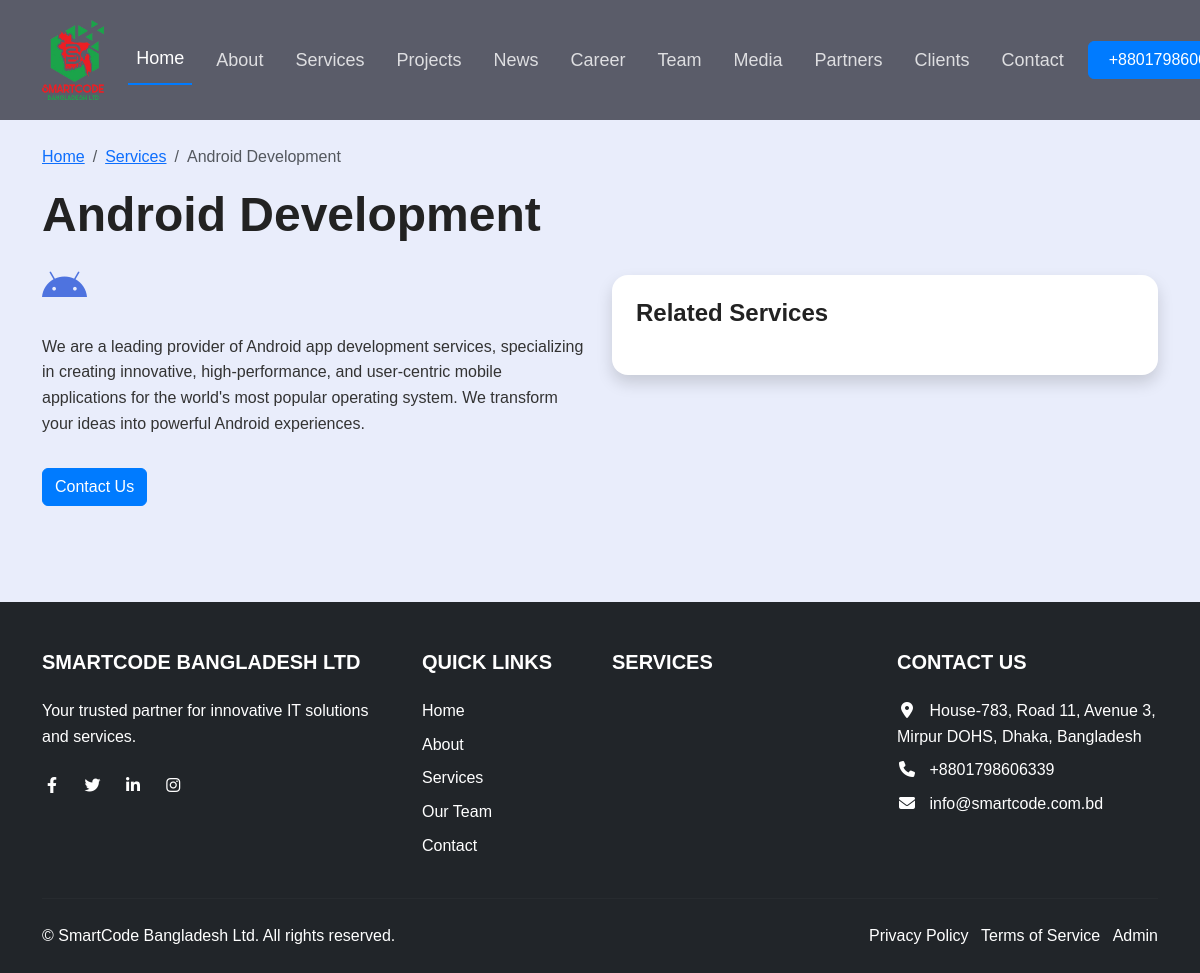
Page /services/2/ on the committed database.
### website/models.py (models this page shows, shortened)
class SiteSetting(models.Model):
    site_name = models.CharField(max_length=200)
    logo = models.ImageField(upload_to='site/')
    favicon = models.ImageField(upload_to='site/')
    primary_color = ColorField(default='#4e73df')
    secondary_color = ColorField(default='#1cc88a')
    dark_color = ColorField(default='#5a5c69')
    light_color = ColorField(default='#f8f9fc')

class Service(models.Model):
    icon_class = models.CharField(max_length=100, help_text="Use Font Awesome or Bootstrap Icons class names")
    title = models.CharField(max_length=200)
    description = models.TextField()
    color = ColorField(default='#4e73df')
    order = models.PositiveIntegerField(default=0)
    class Meta:
        ordering = ['order']

### website/views.py (the view)
# urls.py: path('services/<int:service_id>/', views.service_detail, name='service_detail'),
def service_detail(request, service_id):
    service = get_object_or_404(Service, id=service_id)
    context = {
        'settings': SiteSetting.objects.first(),
        'service': service,
        'sections': {section.section_name: section for section in PageSection.objects.all()},
    }
    return render(request, 'service_detail.html', context)

### templates/service_detail.html (shortened to what this page needs)
{% extends 'base.html' %}
{% load static %}
{% block content %}
<section class="py-5 mt-5" style="background-color: {{ service.color }}20;">
    <div class="container py-5">
        <div class="row align-items-center">
            <div class="col-lg-6 mb-4 mb-lg-0">
                <nav aria-label="breadcrumb">
                    <ol class="breadcrumb">
                        <li class="breadcrumb-item"><a href="{% url 'home' %}">Home</a></li>
                        <li class="breadcrumb-item"><a href="#services">Services</a></li>
                        <li class="breadcrumb-item active" aria-current="page">{{ service.title }}</li>
                    </ol>
                </nav>
                <h1 class="display-5 fw-bold mb-4">{{ service.title }}</h1>
                <div class="mb-4"><i class="{{ service.icon_class }} fs-1" style="color: {{ service.color }};"></i></div>
                <div class="service-content">
                    {{ service.description|linebreaks }}
                </div>
                <a href="#contact" class="btn btn-primary mt-3">Contact Us</a>
            </div>
            <div class="col-lg-6">
                <div class="card shadow border-0">
                    <div class="card-body p-4">
                        <h4 class="mb-4">Related Services</h4>
                    </div>
                </div>
            </div>
        </div>
    </div>
</section>
{% endblock %}

### templates/navbar.html (shortened to what this page needs)
{% load static %}
<nav class="navbar navbar-expand-lg navbar-dark bg-dark fixed-top">
    <div class="container">
        <a class="navbar-brand" href="{% url 'home' %}">
            {% if settings.logo %}
                <img src="{{ settings.logo.url }}" alt="{{ settings.site_name }}" height="80">
            {% else %}
                {{ settings.site_name }}
            {% endif %}
        </a>
        <div class="collapse navbar-collapse" id="navbarNav">
            <ul class="navbar-nav me-auto">
                <li class="nav-item">
                    <a class="nav-link active navfont" href="/">Home</a>
                </li>
                {% if sections.about.show_section %}
                <li class="nav-item">
                    <a class="nav-link navfont" href="#about">About</a>
                </li>
                {% endif %}
                {% if sections.services.show_section %}
                <li class="nav-item">
                    <a class="nav-link navfont" href="#services">Services</a>
                </li>
                {% endif %}
                {% if sections.projects.show_section %}
                <li class="nav-item">
                    <a class="nav-link navfont" href="#projects">Projects</a>
                </li>
                {% endif %}
                {% if sections.news.show_section %}
                <li class="nav-item">
                    <a class="nav-link navfont" href="#news">News</a>
                </li>
                {% endif %}
                {% if sections.career.show_section %}
                <li class="nav-item">
                    <a class="nav-link navfont" href="#career">Career</a>
                </li>
                {% endif %}
                {% if sections.team.show_section %}
                <li class="nav-item">
                    <a class="nav-link navfont" href="#team">Team</a>
                </li>
                {% endif %}
                {% if sections.media.show_section %}
                <li class="nav-item">
                    <a class="nav-link navfont" href="#media">Media</a>
                </li>
                {% endif %}
                {% if sections.partners.show_section %}
                <li class="nav-item">
                    <a class="nav-link navfont" href="#partners">Partners</a>
                </li>
                {% endif %}
                {% if sections.clients.show_section %}
                <li class="nav-item">
                    <a class="nav-link navfont" href="#clients">Clients</a>
                </li>
                {% endif %}
                {% if sections.contact.show_section %}
                <li class="nav-item">
                    <a class="nav-link navfont" href="#contact">Contact</a>
                </li>
                {% endif %}
            </ul>
            <div class="d-flex">
                <a href="tel:{{ settings.phone_number|default:'+8801798606339' }}" class="btn btn-primary ms-2 contact-btn">
                    <span class="d-none d-lg-inline">{{ settings.phone_number|default:'+8801798606339' }}</span>
                </a>
            </div>
        </div>
    </div>
</nav>

### templates/footer.html (shortened to what this page needs)
{% load static %}
<footer class="bg-dark text-white pt-5 pb-4">
    <div class="container">
        <div class="row">
            <div class="col-lg-4 col-md-6 mb-4 mb-md-0">
                <h5 class="text-uppercase mb-4">{{ settings.site_name }}</h5>
                <p>Your trusted partner for innovative IT solutions and services.</p>
                <div class="mt-4">
                    <a href="#" class="text-white me-3"><i class="fab fa-facebook-f"></i></a>
                    <a href="#" class="text-white me-3"><i class="fab fa-twitter"></i></a>
                    <a href="#" class="text-white me-3"><i class="fab fa-linkedin-in"></i></a>
                    <a href="#" class="text-white me-3"><i class="fab fa-instagram"></i></a>
                </div>
            </div>
            <div class="col-lg-2 col-md-6 mb-4 mb-md-0">
                <h5 class="text-uppercase mb-4">Quick Links</h5>
                <ul class="list-unstyled">
                    <li class="mb-2"><a href="#home" class="text-white">Home</a></li>
                    {% if sections.about.show_section %}
                    <li class="mb-2"><a href="#about" class="text-white">About</a></li>
                    {% endif %}
                    {% if sections.services.show_section %}
                    <li class="mb-2"><a href="#services" class="text-white">Services</a></li>
                    {% endif %}
                    {% if sections.team.show_section %}
                    <li class="mb-2"><a href="#team" class="text-white">Our Team</a></li>
                    {% endif %}
                    {% if sections.contact.show_section %}
                    <li class="mb-2"><a href="#contact" class="text-white">Contact</a></li>
                    {% endif %}
                </ul>
            </div>
            {% if sections.services.show_section %}
            <div class="col-lg-3 col-md-6 mb-4 mb-md-0">
                <h5 class="text-uppercase mb-4">Services</h5>
            </div>
            {% endif %}
            <div class="col-lg-3 col-md-6">
                <h5 class="text-uppercase mb-4">Contact Us</h5>
                <ul class="list-unstyled">
                    <li class="mb-2"><i class="fas fa-map-marker-alt me-2"></i> House-783, Road 11, Avenue 3, Mirpur DOHS, Dhaka, Bangladesh</li>
                    <li class="mb-2"><i class="fas fa-phone me-2"></i> +8801798606339</li>
                    <li class="mb-2"><i class="fas fa-envelope me-2"></i> info@smartcode.com.bd</li>
                </ul>
            </div>
        </div>
        <hr class="my-4" style="border-color: rgba(255,255,255,0.1);">
        <div class="row align-items-center">
            <div class="col-md-6 text-center text-md-start">
                <p class="mb-0">&copy; {{ current_year }} {{ settings.site_name }}. All rights reserved.</p>
            </div>
            <div class="col-md-6 text-center text-md-end">
                <ul class="list-inline mb-0">
                    <li class="list-inline-item"><a href="#" class="text-white">Privacy Policy</a></li>
                    <li class="list-inline-item"><a href="#" class="text-white">Terms of Service</a></li>
                    <li class="list-inline-item"><a href="{% url 'admin:index' %}" class="text-white">Admin</a></li>
                </ul>
            </div>
        </div>
    </div>
</footer>

### static/css/style.css (style rules this page uses)
:root { --primary: #007bff; --secondary: #1cc88a; --dark: #5a5c69; --light: #f8f9fc; }
body { font-family: 'Poppins', sans-serif; color: #333; line-height: 1.6; overflow-x: hidden; }
h1, h2, h3, h4, h5, h6 { font-family: 'Montserrat', sans-serif; font-weight: 700; color: #222; }
.text-white, .text-white h1, .text-white h2, .text-white h3, .text-white h4, .text-white h5, .text-white h6, .text-white a, .text-white span, .text-white li, .text-white div { color: white !important; }
.navfont { font-size: large; }
.btn-primary { background-color: var(--primary); border-color: var(--primary); color: #fff; }
.card, .service-card, .feature-item, .team-member-card { border-radius: 1rem !important; transition: transform 0.3s ease, box-shadow 0.3s ease; }

### templates/navbar.html (style rules this page uses)
.navbar { background-color: var(--dark) !important; padding: 15px 0; transition: all 0.3s ease; }
.navbar-brand img { transition: all 0.3s ease; }
.nav-link { color: rgba(255, 255, 255, 0.8) !important; font-weight: 500; margin: 0 8px; position: relative; transition: all 0.2s ease; }
.nav-link:hover, .nav-link.active { color: white !important; transform: translateY(-2px); }
.nav-link.active::after { content: ''; position: absolute; bottom: -5px; left: 0; width: 100%; height: 2px; background-color: var(--primary); transform: scaleX(1); transition: transform 0.3s ease; }
.nav-link:not(.active)::after { content: ''; position: absolute; bottom: -5px; left: 0; width: 100%; height: 2px; background-color: var(--primary); transform: scaleX(0); transition: transform 0.3s ease; }

### templates/footer.html (style rules this page uses)
footer a { text-decoration: none; transition: all 0.3s ease; }
footer .fab, footer .fas { width: 20px; text-align: center; }
footer ul li { line-height: 1.6; }

### rows in the picture
SiteSetting: logo (picture), site_name "SMARTCODE BANGLADESH LTD", site_name "SmartCode Bangladesh Ltd"
Service: title "Android Development", description "We are a leading provider of Android app development services, specializing in creating innovative, high-performance, and user-centric mobile applications for the world's most popular operating system. We transform your ideas into powerful Android experiences."
